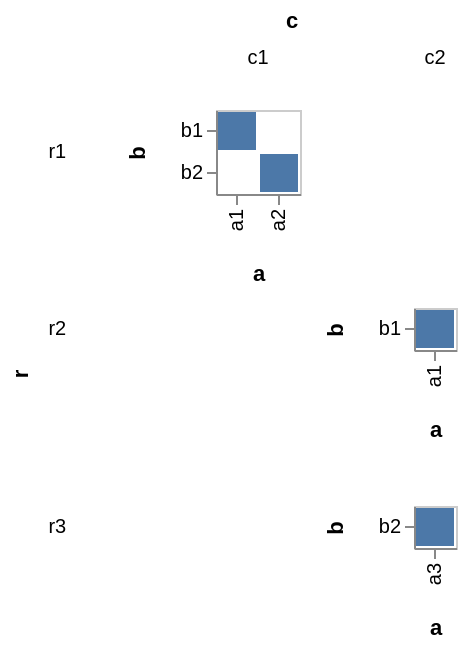

Vega-Lite specification stored for this chart:
### Vega specification from a JSON file in a GitHub repository (floating-point values rounded to 4 significant figures)
{"$schema": "https://vega.github.io/schema/vega/v3.0.json", "autosize": "pad", "padding": 5, "data": [{"name": "source_0", "values": [{"r": "r1", "c": "c1", "a": "a1", "b": "b1"}, {"r": "r1", "c": "c1", "a": "a2", "b": "b2"}, {"r": "r2", "c": "c2", "a": "a1", "b": "b1"}, {"r": "r3", "c": "c2", "a": "a3", "b": "b2"}]}, {"name": "cross_column_row", "source": "source_0", "transform": [{"type": "aggregate", "groupby": ["c", "r"], "fields": ["a", "b"], "ops": ["distinct", "distinct"]}]}, {"name": "column", "source": "cross_column_row", "transform": [{"type": "aggregate", "groupby": ["c"], "fields": ["distinct_a"], "ops": ["max"], "as": ["distinct_a"]}]}, {"name": "column_layout", "source": "column", "transform": [{"type": "aggregate", "ops": ["distinct"], "fields": ["c"]}]}, {"name": "row", "source": "cross_column_row", "transform": [{"type": "aggregate", "groupby": ["r"], "fields": ["distinct_b"], "ops": ["max"], "as": ["distinct_b"]}]}], "signals": [{"name": "child_x_step", "value": 21}, {"name": "child_y_step", "value": 21}], "layout": {"padding": {"row": 10, "column": 10}, "offset": 10, "columns": {"signal": "data('column_layout')[0][\"distinct_c\"]"}, "bounds": "full", "align": "all"}, "marks": [{"name": "row_title", "role": "row-title", "type": "group", "marks": [{"type": "text", "role": "row-title-text", "encode": {"update": {"align": {"value": "center"}, "text": {"value": "r"}, "fill": {"value": "black"}, "fontWeight": {"value": "bold"}, "angle": {"value": 270}}}}]}, {"name": "column_title", "role": "column-title", "type": "group", "marks": [{"type": "text", "role": "column-title-text", "encode": {"update": {"align": {"value": "center"}, "text": {"value": "c"}, "fill": {"value": "black"}, "fontWeight": {"value": "bold"}}}}]}, {"name": "row_header", "type": "group", "role": "row-header", "from": {"data": "row"}, "sort": {"field": "datum[\"r\"]", "order": "ascending"}, "title": {"text": {"signal": "''+parent[\"r\"]"}, "offset": 10, "orient": "left", "encode": {"update": {"fontWeight": {"value": "normal"}, "angle": {"value": 0}, "fontSize": {"value": 10}, "align": {"value": "right"}, "baseline": {"value": "middle"}}}}, "encode": {"update": {"height": {"signal": "bandspace(datum[\"distinct_b\"], 0.1, 0.05) * child_y_step"}}}}, {"name": "column_header", "type": "group", "role": "column-header", "from": {"data": "column"}, "sort": {"field": "datum[\"c\"]", "order": "ascending"}, "title": {"text": {"signal": "''+parent[\"c\"]"}, "offset": 10, "orient": "top", "encode": {"update": {"fontWeight": {"value": "normal"}, "angle": {"value": 0}, "fontSize": {"value": 10}}}}, "encode": {"update": {"width": {"signal": "bandspace(datum[\"distinct_a\"], 0.1, 0.05) * child_x_step"}}}}, {"name": "cell", "type": "group", "from": {"facet": {"name": "facet", "data": "source_0", "groupby": ["r", "c"], "aggregate": {"cross": true, "fields": ["a", "b"], "ops": ["distinct", "distinct"]}}}, "sort": {"field": ["datum[\"r\"]", "datum[\"c\"]"], "order": ["ascending", "ascending"]}, "encode": {"update": {"width": {"signal": "bandspace(datum[\"distinct_a\"], 0.1, 0.05) * child_x_step"}, "height": {"signal": "bandspace(datum[\"distinct_b\"], 0.1, 0.05) * child_y_step"}, "stroke": {"value": "#ccc"}, "fill": {"value": "transparent"}}}, "marks": [{"name": "child_marks", "type": "rect", "from": {"data": "facet"}, "encode": {"update": {"x": {"scale": "child_x", "field": "a"}, "width": {"scale": "child_x", "band": true}, "y": {"scale": "child_y", "field": "b"}, "height": {"scale": "child_y", "band": true}, "fill": {"value": "#4c78a8"}}}}], "scales": [{"name": "child_x", "type": "band", "domain": {"data": "facet", "field": "a", "sort": true}, "range": {"step": {"signal": "child_x_step"}}, "round": true, "paddingInner": 0.1, "paddingOuter": 0.05}, {"name": "child_y", "type": "band", "domain": {"data": "facet", "field": "b", "sort": true}, "range": {"step": {"signal": "child_y_step"}}, "round": true, "paddingInner": 0.1, "paddingOuter": 0.05}], "axes": [{"scale": "child_x", "orient": "bottom", "title": "a", "zindex": 1, "encode": {"labels": {"update": {"angle": {"value": 270}, "align": {"value": "right"}, "baseline": {"value": "middle"}}}}}, {"scale": "child_y", "orient": "left", "title": "b", "zindex": 1}]}], "config": {"axis": {"minExtent": 30, "domainColor": "#888", "tickColor": "#888"}}}
